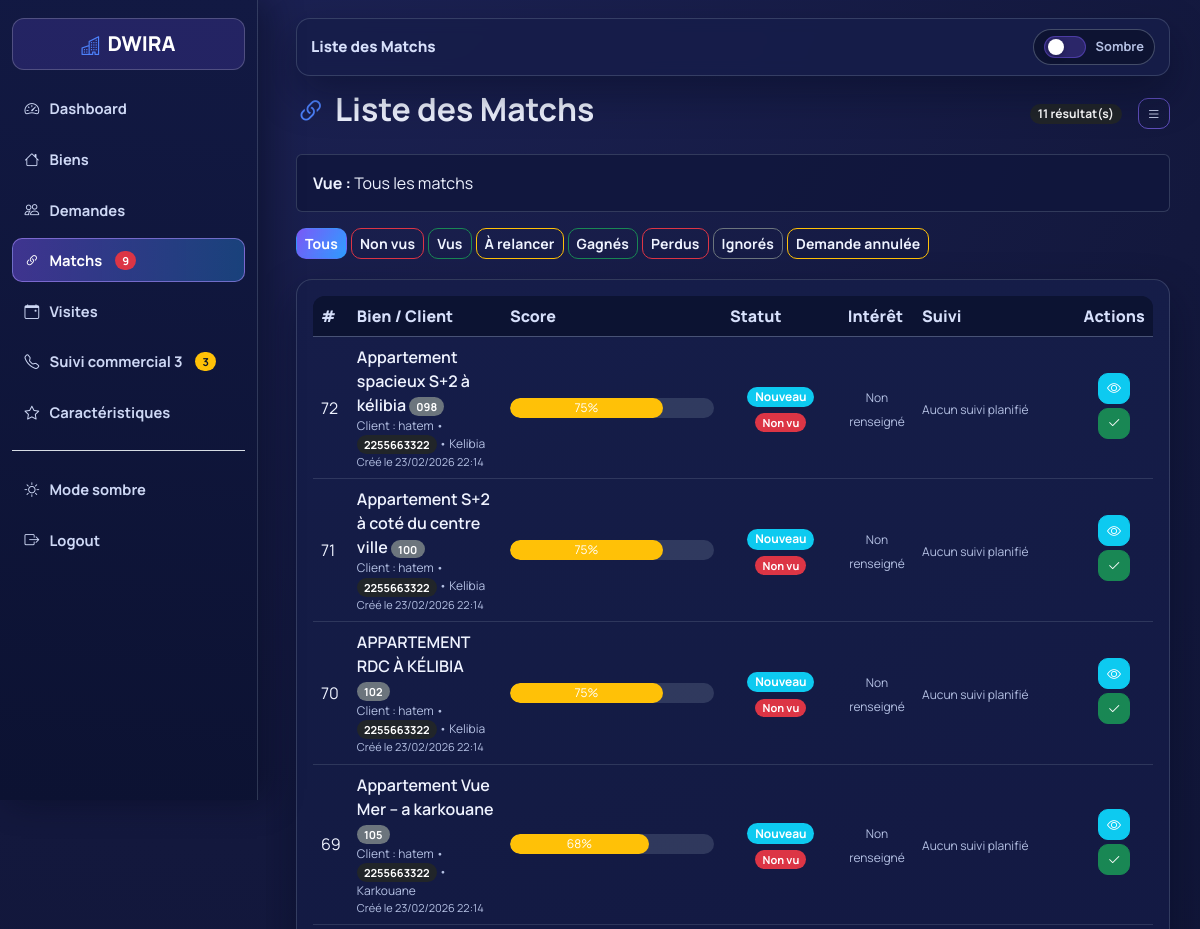
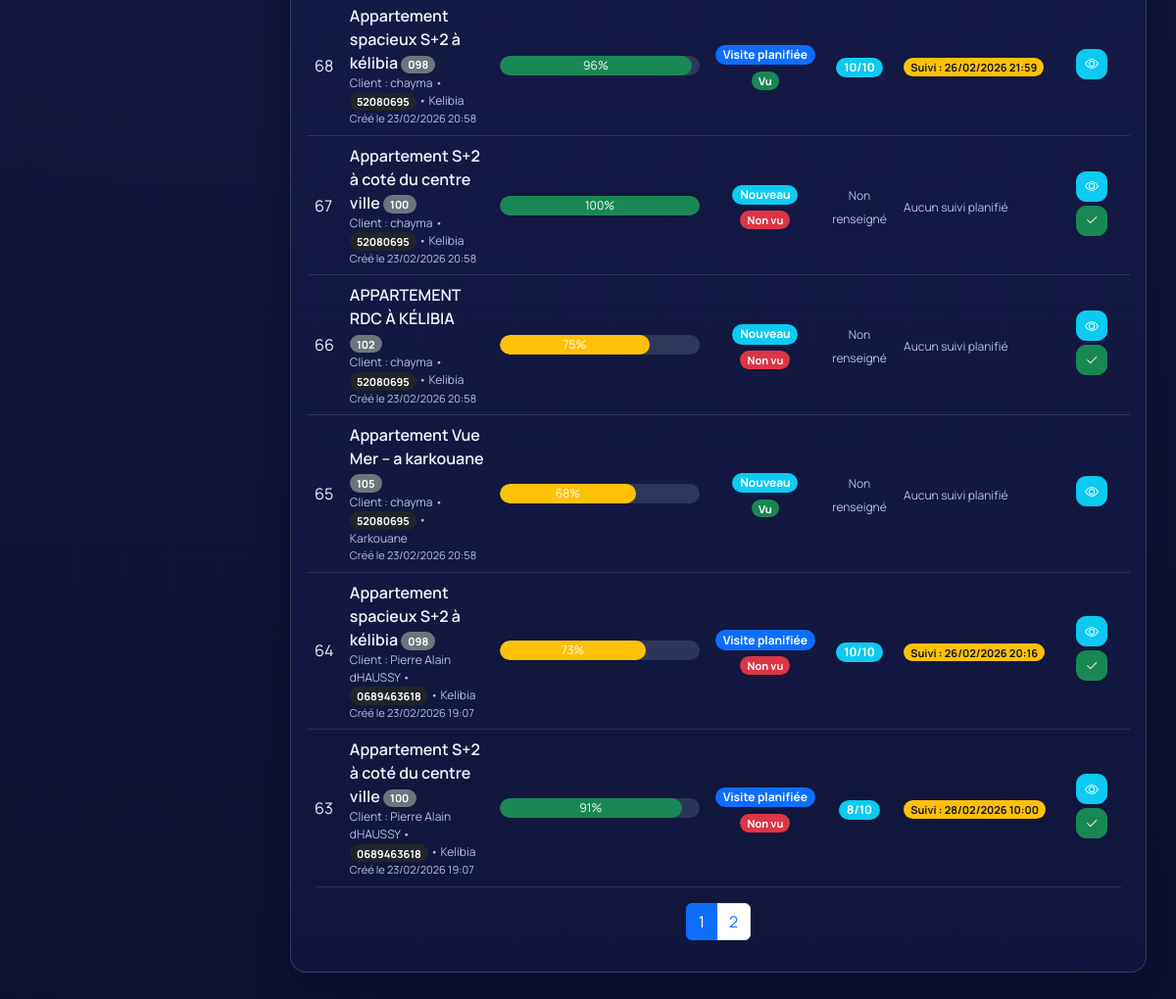
Screenshot of /Dwira/admin/matches/list.php (signed in) with the database file from the repository (2 pictures, top to bottom).
### tables this page shows
CREATE TABLE `matches` (
  `id` int(11) NOT NULL,
  `bien_id` int(11) NOT NULL,
  `demande_id` int(11) NOT NULL,
  `score` int(11) DEFAULT 0,
  `vu` tinyint(4) DEFAULT 0,
  `statut` varchar(50) DEFAULT 'nouveau',
  `interet_client` tinyint(3) UNSIGNED DEFAULT NULL,
  `decision_client` varchar(50) DEFAULT NULL,
  `commentaire_client` text DEFAULT NULL,
  `prochain_suivi_at` datetime DEFAULT NULL,
  `resultat_final` varchar(50) DEFAULT NULL,
  `created_at` timestamp NOT NULL DEFAULT current_timestamp()
);

CREATE TABLE `biens` (
  `id` int(11) NOT NULL,
  `reference` varchar(20) NOT NULL,
  `titre` varchar(255) NOT NULL,
  `telephone_proprietaire` varchar(30) DEFAULT NULL,
  `description` text DEFAULT NULL,
  `prix` decimal(12,2) NOT NULL,
  `type` varchar(50) NOT NULL,
  `statut` varchar(50) NOT NULL,
  `ville` varchar(100) NOT NULL,
  `zone` varchar(100) DEFAULT NULL,
  `chambres` int(11) DEFAULT 0,
  `surface` decimal(8,2) DEFAULT NULL,
  `vue_mer` tinyint(4) DEFAULT 0,
  `parking` tinyint(4) DEFAULT 0,
  `image` varchar(255) DEFAULT NULL,
  `disponible` tinyint(4) DEFAULT 1,
  `created_at` timestamp NOT NULL DEFAULT current_timestamp(),
  `caracteristiques` text DEFAULT NULL,
  `details` text DEFAULT NULL
);

CREATE TABLE `clients_demandes` (
  `id` int(11) NOT NULL,
  `nom` varchar(100) NOT NULL,
  `telephone` varchar(30) NOT NULL,
  `budget_max` decimal(12,2) NOT NULL,
  `type_bien` varchar(50) NOT NULL,
  `statut` varchar(50) NOT NULL,
  `ville` varchar(100) NOT NULL,
  `zone` varchar(100) DEFAULT NULL,
  `chambres_min` int(11) DEFAULT 0,
  `caracteristiques` text DEFAULT NULL,
  `details` longtext DEFAULT NULL CHECK (json_valid(`details`)),
  `surface_min` decimal(8,2) DEFAULT NULL,
  `vue_mer` tinyint(4) DEFAULT 0,
  `parking` tinyint(4) DEFAULT 0,
  `active` tinyint(4) DEFAULT 1,
  `created_at` timestamp NOT NULL DEFAULT current_timestamp()
);

### Dwira/admin/matches/list.php (the view, shortened to what this page needs)
<?php
require_once "../../config/db.php";
$totalMatchesNonVus = (int)$pdo->query("
    SELECT COUNT(*)
    FROM matches
    WHERE vu = 0
")->fetchColumn();
$totalMatchesToFollow = (int)$pdo->query("
    SELECT COUNT(*)
    FROM matches
    WHERE resultat_final IS NULL
      AND prochain_suivi_at IS NOT NULL
      AND prochain_suivi_at <= NOW()
")->fetchColumn();
$filter = $_GET['filter'] ?? 'all';
$page   = max(1, (int)($_GET['page'] ?? 1));
$limit  = 10;
$offset = ($page - 1) * $limit;
$params = [];
$whereSql = "";
$stmtTotal = $pdo->prepare("
    SELECT COUNT(*)
    FROM matches m
    JOIN biens b ON m.bien_id = b.id
    JOIN clients_demandes d ON m.demande_id = d.id
    $whereSql
");
$stmtTotal->execute($params);
$total = (int)$stmtTotal->fetchColumn();
$totalPages = max(1, ceil($total / $limit));
$stmt = $pdo->prepare("
    SELECT
        m.id,
        m.score,
        m.vu,
        m.created_at,
        m.statut,
        m.interet_client,
        m.resultat_final,
        m.prochain_suivi_at,
        b.titre      AS bien_titre,
        b.reference  AS bien_reference,
        b.ville      AS bien_ville,
        d.nom        AS client_nom,
        d.telephone  AS client_tel
    FROM matches m
    JOIN biens b ON m.bien_id = b.id
    JOIN clients_demandes d ON m.demande_id = d.id
    $whereSql
    ORDER BY m.created_at DESC
    LIMIT $limit OFFSET $offset
");
$stmt->execute($params);
$matches = $stmt->fetchAll(PDO::FETCH_ASSOC);
function badgeStatut($statut, $resultatFinal) {
    switch ($statut) {
        case 'nouveau':
            return "<span class='badge bg-info text-dark'>Nouveau</span>";
        case 'visite_planifiee':
            return "<span class='badge bg-primary'>Visite planifiée</span>";
    }
}
?>
<!DOCTYPE html>
<html lang="fr">
<head>
<link href="https://cdn.jsdelivr.net/npm/bootstrap@5.3.2/dist/css/bootstrap.min.css" rel="stylesheet">
<link href="https://cdn.jsdelivr.net/npm/bootstrap-icons@1.11.1/font/bootstrap-icons.css" rel="stylesheet">
<link rel='stylesheet' href='/Dwira/assets/css/admin-unified.css?v=202602248'>
</head>
<body>
<div class="sidebar" id="sidebar">
    <div class="text-center text-white brand">🔗 DWIRA</div>
    <a href="../dashboard.php">
        <i class="bi bi-speedometer2"></i> Dashboard
    </a>
    <a href="../biens/list.php">
        <i class="bi bi-house"></i> Biens
    </a>
    <a href="../demandes/list.php">
        <i class="bi bi-people"></i> Demandes
    </a>
    <a href="list.php">
        <i class="bi bi-link-45deg"></i> Matchs
        <?php if ($totalMatchesNonVus > 0): ?>
            <span class="badge bg-danger badge-sidebar ms-1"><?= $totalMatchesNonVus ?></span>
        <?php endif; ?>
    </a>
    <a href="../visites/list.php">
        <i class="bi bi-calendar-event"></i> Visites
    </a>
    <a href="../suivi_commercial/list.php">
        <i class="bi bi-telephone-outbound"></i> Suivi commercial
        <?php if ($totalMatchesToFollow > 0): ?>
            <span class="badge bg-warning text-dark badge-sidebar ms-1"><?= $totalMatchesToFollow ?></span>
        <?php endif; ?>
    </a>
    <a href="../caracteristiques/list.php">
        <i class="bi bi-star"></i> Caractéristiques
    </a>
    <hr class="bg-light">
    <a onclick="toggleTheme()" style="cursor:pointer;">
        <i class="bi bi-moon-stars-fill"></i> Mode sombre
    </a>
    <a href="../logout.php">
        <i class="bi bi-box-arrow-right"></i> Logout
    </a>
</div>
<div class="main" id="main">
    <div class="d-flex justify-content-between align-items-center mb-3">
        <h2 class="fw-bold">🔗 Liste des Matchs</h2>
        <div class="d-flex align-items-center flex-wrap gap-2">
            <span class="badge bg-dark me-2"><?= $total ?> résultat(s)</span>
            <button class="btn btn-outline-primary btn-sm" onclick="toggleSidebar()">
                <i class="bi bi-list"></i>
            </button>
        </div>
    </div>
    <div class="alert alert-light border d-flex justify-content-between align-items-center mb-3 flex-wrap gap-2">
        <div>
            <strong>Vue :</strong>
            <?php
            $labels = [
                'all'       => 'Tous les matchs',
                'new'       => 'Matchs non vus',
                'seen'      => 'Matchs vus',
                'to_follow' => 'Matchs à relancer',
                'won'       => 'Matchs gagnés',
                'lost'      => 'Matchs perdus',
                'ignored'   => 'Matchs ignorés',
                'cancelled' => 'Demandes annulées',
            ];
            echo htmlspecialchars($labels[$filter] ?? 'Tous les matchs');
            ?>
        </div>
    </div>
    <div class="mb-3 d-flex flex-wrap">
        <a href="?filter=all" class="btn btn-sm filter-pill <?= $filter==='all'?'btn-primary':'btn-outline-secondary' ?>">Tous</a>
        <a href="?filter=new" class="btn btn-sm filter-pill <?= $filter==='new'?'btn-danger':'btn-outline-danger' ?>">Non vus</a>
        <a href="?filter=seen" class="btn btn-sm filter-pill <?= $filter==='seen'?'btn-success':'btn-outline-success' ?>">Vus</a>
        <a href="?filter=to_follow" class="btn btn-sm filter-pill <?= $filter==='to_follow'?'btn-warning':'btn-outline-warning' ?>">À relancer</a>
        <a href="?filter=won" class="btn btn-sm filter-pill <?= $filter==='won'?'btn-success':'btn-outline-success' ?>">Gagnés</a>
        <a href="?filter=lost" class="btn btn-sm filter-pill <?= $filter==='lost'?'btn-danger':'btn-outline-danger' ?>">Perdus</a>
        <a href="?filter=ignored" class="btn btn-sm filter-pill <?= $filter==='ignored'?'btn-secondary':'btn-outline-secondary' ?>">Ignorés</a>
        <a href="?filter=cancelled" class="btn btn-sm filter-pill <?= $filter==='cancelled'?'btn-warning':'btn-outline-warning' ?>">Demande annulée</a>
    </div>
    <div class="card card-modern p-3">
        <div class="table-responsive">
            <table class="table align-middle mb-0">
                <thead>
                <tr>
                    <th>#</th>
                    <th>Bien / Client</th>
                    <th>Score</th>
                    <th>Statut</th>
                    <th>Intérêt</th>
                    <th>Suivi</th>
                    <th class="text-center">Actions</th>
                </tr>
                </thead>
                <tbody>
                <?php if($matches): ?>
                    <?php foreach($matches as $match): ?>
                        <?php
                        $score = (float)$match['score'];
                        $color = $score >= 80 ? "bg-success" :
                                 ($score >= 60 ? "bg-warning" : "bg-danger");
                        $nextFollow = $match['prochain_suivi_at']
                            ? date("d/m/Y H:i", strtotime($match['prochain_suivi_at']))
                            : null;
                        ?>
                        <tr>
                            <td><?= (int)$match['id'] ?></td>
                            <td>
                                <div class="fw-semibold">
                                    <?= htmlspecialchars($match['bien_titre']) ?>
                                    <?php if(!empty($match['bien_reference'])): ?>
                                        <span class="badge badge-small bg-secondary">
                                            <?= htmlspecialchars($match['bien_reference']) ?>
                                        </span>
                                    <?php endif; ?>
                                </div>
                                <div class="text-muted" style="font-size:12px;">
                                    Client : <?= htmlspecialchars($match['client_nom']) ?>
                                    <?php if(!empty($match['client_tel'])): ?>
                                        • <span class="badge badge-small bg-dark"><?= htmlspecialchars($match['client_tel']) ?></span>
                                    <?php endif; ?>
                                    <?php if(!empty($match['bien_ville'])): ?>
                                        • <?= htmlspecialchars($match['bien_ville']) ?>
                                    <?php endif; ?>
                                </div>
                                <div class="text-muted" style="font-size:11px;">
                                    Créé le <?= date("d/m/Y H:i", strtotime($match['created_at'])) ?>
                                </div>
                            </td>
                            <td style="width:220px;">
                                <div class="progress">
                                    <div class="progress-bar <?= $color ?>"
                                         role="progressbar"
                                         style="width: <?= $score ?>%">
                                        <?= $score ?>%
                                    </div>
                                </div>
                            </td>
                            <td class="text-center">
                                <?= badgeStatut($match['statut'], $match['resultat_final']) ?><br>
                                <?php if($match['vu']): ?>
                                    <span class="badge badge-small bg-success mt-1">Vu</span>
                                <?php else: ?>
                                    <span class="badge badge-small bg-danger mt-1">Non vu</span>
                                <?php endif; ?>
                            </td>
                            <td class="text-center">
                                <?php if($match['interet_client'] !== null): ?>
                                    <span class="badge bg-info text-dark">
                                        <?= (int)$match['interet_client'] ?>/10
                                    </span>
                                <?php else: ?>
                                    <span class="text-muted" style="font-size:12px;">Non renseigné</span>
                                <?php endif; ?>
                            </td>
                            <td>
                                <?php if($nextFollow): ?>
                                    <span class="badge badge-small bg-warning text-dark">
                                        Suivi : <?= $nextFollow ?>
                                    </span>
                                <?php else: ?>
                                    <span class="text-muted" style="font-size:12px;">Aucun suivi planifié</span>
                                <?php endif; ?>
                            </td>
                            <td class="text-center">
                                <a href="view.php?id=<?= (int)$match['id'] ?>"
                                   class="btn btn-sm btn-info mb-1">
                                    <i class="bi bi-eye"></i>
                                </a>
                                <?php if(!$match['vu']): ?>
                                    <a href="view.php?id=<?= (int)$match['id'] ?>&vu=1"
                                       class="btn btn-sm btn-success mb-1"
                                       onclick="return confirm('Marquer ce match comme vu ?')">
                                        <i class="bi bi-check2"></i>
                                    </a>
                                <?php endif; ?>
                            </td>
                        </tr>
                    <?php endforeach; ?>
                <?php endif; ?>
                </tbody>
            </table>
        </div>
        <nav class="mt-3">
            <ul class="pagination justify-content-center">
            <?php for($i=1; $i <= $totalPages; $i++): ?>
                <li class="page-item <?= $i==$page?'active':'' ?>">
                    <a class="page-link"
                       href="?page=<?= $i ?>&filter=<?= htmlspecialchars($filter) ?>">
                       <?= $i ?>
                    </a>
                </li>
            <?php endfor; ?>
            </ul>
        </nav>
    </div>
</div>
</body>
</html>

### Dwira/admin/matches/list.php (style rules this page uses)
:root { --bg:#f1f4f9; --card-bg:#ffffff; --sidebar:#111827; --text:#111827; }
body { background:var(--bg); color:var(--text); transition:.3s; font-family: Arial, sans-serif; }
.sidebar { height: 100vh; width: 250px; position: fixed; background: var(--sidebar); padding-top: 20px; transition: 0.3s; color: #e5e7eb; }
.sidebar .brand { font-weight: 700; margin-bottom: 20px; }
.sidebar a { display: block; color: #cbd5e1; padding: 8px 18px; text-decoration: none; transition: 0.3s; border-radius: 6px; font-size: 14px; }
.sidebar a i { margin-right: 6px; }
.badge-sidebar { font-size:11px; vertical-align: middle; }
.main { margin-left:250px; padding:30px; transition:0.3s; }
.card-modern { background:var(--card-bg); border-radius:18px; box-shadow:0 10px 25px rgba(0,0,0,.05); border:none; }
.table thead { background:linear-gradient(45deg,#2563eb,#1e40af); color:white; }
.progress { height:20px; }
.badge-small { font-size:11px; }
.filter-pill { margin-right:4px; margin-bottom:4px; }

### rows the page displays
matches: id "72", bien.titre "Appartement spacieux S+2 à kélibia", bien.reference "098", demande.nom "hatem", demande.telephone "2255663322", bien.ville "Kelibia", created_at "23/02/2026 22:14", score "75", statut "Nouveau", vu "Non vu", shows "Non renseigné", shows "Aucun suivi planifié"
matches: id "71", bien.titre "Appartement S+2 à coté du centre ville", bien.reference "100", demande.nom "hatem", demande.telephone "2255663322", bien.ville "Kelibia", created_at "23/02/2026 22:14", score "75", statut "Nouveau", vu "Non vu", shows "Non renseigné", shows "Aucun suivi planifié"
matches: id "70", bien.titre "APPARTEMENT RDC À KÉLIBIA", bien.reference "102", demande.nom "hatem", demande.telephone "2255663322", bien.ville "Kelibia", created_at "23/02/2026 22:14", score "75", statut "Nouveau", vu "Non vu", shows "Non renseigné", shows "Aucun suivi planifié"
matches: id "69", bien.titre "Appartement Vue Mer – a karkouane", bien.reference "105", demande.nom "hatem", demande.telephone "2255663322", bien.ville "Karkouane", created_at "23/02/2026 22:14", score "68", statut "Nouveau", vu "Non vu", shows "Non renseigné", shows "Aucun suivi planifié"
matches: id "68", bien.titre "Appartement spacieux S+2 à kélibia", bien.reference "098", demande.nom "chayma", demande.telephone "52080695", bien.ville "Kelibia", created_at "23/02/2026 20:58", score "96", statut "Visite planifiée", vu "Vu", interet_client "10", prochain_suivi_at "26/02/2026 21:59"
matches: id "67", bien.titre "Appartement S+2 à coté du centre ville", bien.reference "100", demande.nom "chayma", demande.telephone "52080695", bien.ville "Kelibia", created_at "23/02/2026 20:58", score "100", statut "Nouveau", vu "Non vu", shows "Non renseigné", shows "Aucun suivi planifié"
matches: id "66", bien.titre "APPARTEMENT RDC À KÉLIBIA", bien.reference "102", demande.nom "chayma", demande.telephone "52080695", bien.ville "Kelibia", created_at "23/02/2026 20:58", score "75", statut "Nouveau", vu "Non vu", shows "Non renseigné", shows "Aucun suivi planifié"
matches: id "65", bien.titre "Appartement Vue Mer – a karkouane", bien.reference "105", demande.nom "chayma", demande.telephone "52080695", bien.ville "Karkouane", created_at "23/02/2026 20:58", score "68", statut "Nouveau", vu "Vu", shows "Non renseigné", shows "Aucun suivi planifié"
matches: id "64", bien.titre "Appartement spacieux S+2 à kélibia", bien.reference "098", demande.nom "Pierre Alain dHAUSSY", demande.telephone "0689463618", bien.ville "Kelibia", created_at "23/02/2026 19:07", score "73", statut "Visite planifiée", vu "Non vu", interet_client "10", prochain_suivi_at "26/02/2026 20:16"
matches: id "63", bien.titre "Appartement S+2 à coté du centre ville", bien.reference "100", demande.nom "Pierre Alain dHAUSSY", demande.telephone "0689463618", bien.ville "Kelibia", created_at "23/02/2026 19:07", score "91", statut "Visite planifiée", vu "Non vu", interet_client "8", prochain_suivi_at "28/02/2026 10:00"

### other values shown
$totalMatchesNonVus "9"
$totalMatchesToFollow "3"
$total "11"
$labels[$filter] "Tous les matchs"
